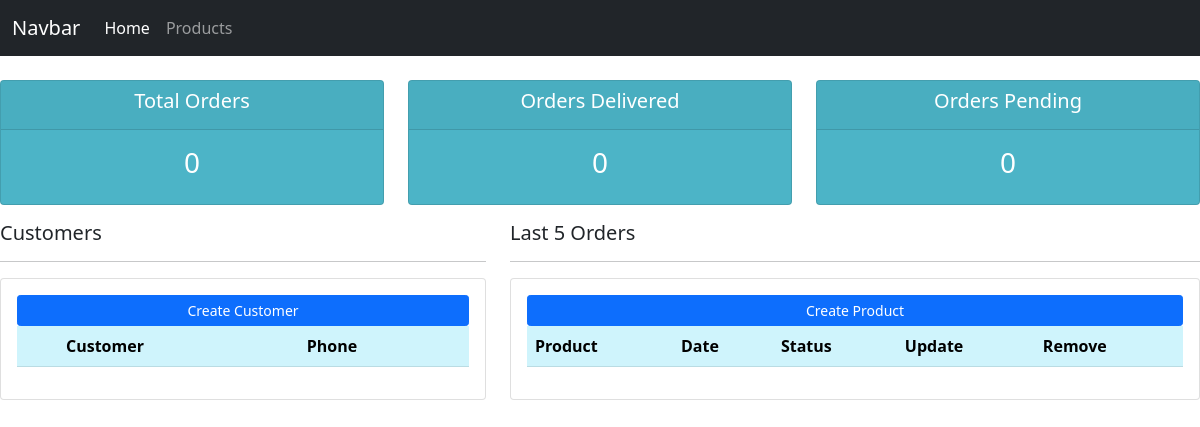
The app's page /, older data.
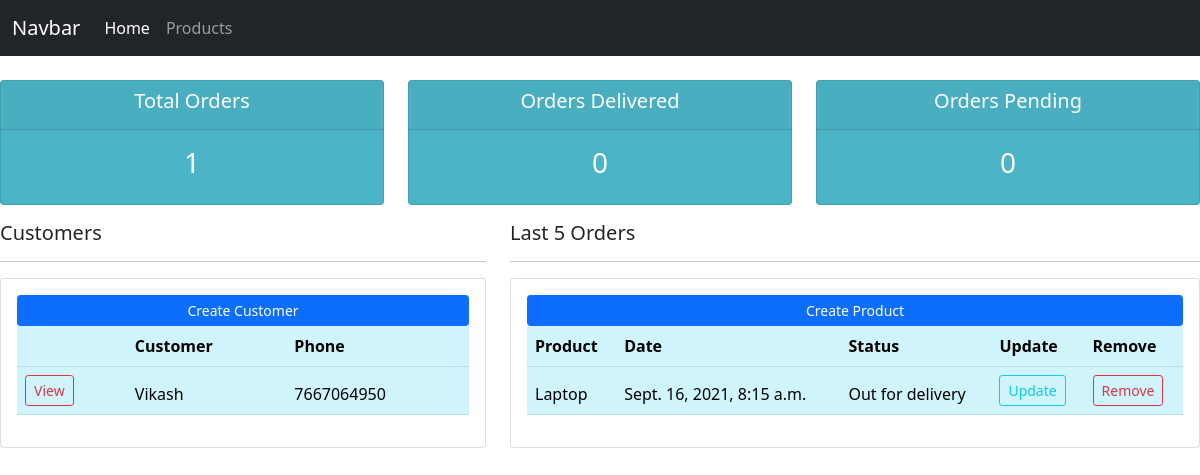
The same page, newer data.
### accounts/models.py (models this page shows, shortened)
class Customer(models.Model):
    name = models.CharField(max_length=200, null=True)
    phone = models.CharField(max_length=15, null=True)
    email = models.EmailField(null=True)
    date_created = models.DateTimeField(auto_now_add=True)

class Order(models.Model):
    STATUS = (
        ('Pending', 'Pending'),
        ('Out for delivery', 'Out for delivery'),
        ('Delivered', 'Delivered'),
    )
    customer = models.ForeignKey(
        Customer, null=True, on_delete=models.SET_NULL)
    product = models.ForeignKey(Product, null=True, on_delete=models.SET_NULL)
    date_created = models.DateTimeField(auto_now_add=True, null=True)
    status = models.CharField(max_length=200, null=True, choices=STATUS)

class Product(models.Model):
    CATEGORY = (
        ('InDoor', 'InDoor'),
        ('OutDoor', 'OutDoor'),
    )
    name = models.CharField(max_length=200, null=True)
    price = models.FloatField(null=True)
    category = models.CharField(max_length=200, choices=CATEGORY, null=True)
    description = models.TextField(null=True, blank=True)
    date_created = models.DateTimeField(auto_now_add=True, null=True)
    tags = models.ManyToManyField(Tag)
    def __str__(self):
        return self.name

### accounts/views.py (the view)
# urls.py: path('', homeView, name='home'),
def homeView(request):
    orders = Order.objects.all()
    customers = Customer.objects.all()
    total_orders = Order.objects.all().count()
    order_delivered = orders.filter(status='Delivered').count()
    order_pending = orders.filter(status='Pending').count()
    context = {'orders': orders, 'customers': customers,
               'total_orders': total_orders, 'order_pending': order_pending, 'order_delivered': order_delivered}
    template_name = 'accounts/dashboard.html'
    return render(request, template_name, context)

### accounts/templates/accounts/dashboard.html (shortened to what this page needs)
{% extends "accounts/main.html" %}
{% block content %}
{% include "accounts/status.html" %}
<div class="row">
    <div class="col-md-5">
      <h5> Customers </h5>
      <hr>
        <div class="card card-body">
            <a class="btn btn-primary btn-sm btn-block" href="{% url 'createCustomer' %}">Create Customer</a>
            <table class="table table-info table-striped table-hover">
               <thead>
                    <tr>
                    <th></th>
                    <th scope="col">Customer</th>
                    <th scope="col">Phone</th>
                    </tr>
                    {% for customer in customers %}
                      <tr>
                          <td><a class="btn btn-sm btn-outline-danger" href="{% url 'customer' customer.pk %}"> View </a></td>
                          <td>{{ customer.name }}</td>
                          <td>{{ customer.phone }}</td>
                      </tr>
                    {% endfor %}
               </thead>
            </table>
        </div>
    </div>
    <div class="col-md-7">
        <h5> Last 5 Orders </h5>
        <hr>
        <div class="card card-body">
            <a class="btn btn-primary btn-sm btn-block" href="{% url 'createProduct' %}">Create Product</a>
            <table class="table table-info table-striped table-hover">
                <thead>
                    <tr>
                    <th scope="col">Product</th>
                    <th scope="col">Date</th>
                    <th scope="col">Status</th>
                    <th scope="col">Update</th>
                    <th scope="col">Remove</th>
                    </tr>
                    {% for order in orders %}
                      <tr>
                          <td>{{ order.product }}</td>
                          <td>{{ order.date_created }}</td>
                          <td>{{ order.status }}</td>
                          <td><a class="btn btn-sm btn-outline-info" href="{% url 'updateOrder' order.pk  %}">Update</a></td>
                          <td><a class="btn btn-sm btn-outline-danger" href="{% url 'removeOrder' order.pk %}">Remove</a></td>
                      </tr>
                    {% endfor %}
                </thead>
            </table>
        </div>
    </div>
</div>
{% endblock content %}

Row changes from the older to the newer data that the page shows:
added Customer: name "Vikash", phone "7667064950"
added Order: product "Laptop", date_created "Sept. 16, 2021, 8:15 a.m.", status "Out for delivery"
Text that changed along with them:
{{ total_orders }}: "0" → "1"
